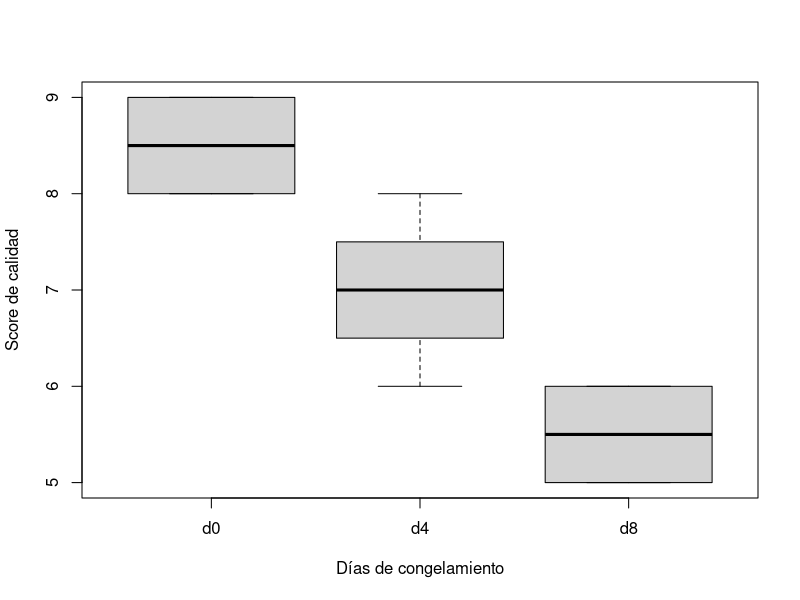

Here is the R script that generated this plot:
## ---- chunk 1
# Este bloque de códigos se llama setup y configura el resto de los bloques.

# El comando include=FALSE da la instrucción de que este bloque  aparezca en el reporte.

# El comando echo=TRUE da la instrucción de que los siguientes bloques
# si aparezcan en el reporte.

knitr::opts_chunk$set(echo = TRUE)

# Instala lbrerías
library(knitr)
library(tidyr)
## ---- chunk 2
# Este bloque de códigos se llama resumen Spearman test.

# Crea objetos X e Y 
X <- c(942,101,313,800)
Y <- c(13,14,18,10)
cor_data <- data.frame(X,Y)

# Imprime una tabla con knitr

kable(cor_data, caption = "Set de datos de correlación", col.names = c("weight","lice"))
## ---- chunk 3
# Realiza test de correlación
cor_test <- cor.test(X,Y, method = "spearman",
         alternative = "two.sided")
## ---- chunk 4
# Minutos de conducta agresiva (t= solo machos; c= machos y hembras)

t <- c(9, 12, 13)
c <- c(0, 4, 6)
m_data <- data.frame(t,c)


# Imprime una tabla con knitr
kable(m_data, caption = "Set de datos de correlación", 
      col.names = c("tratamiento","control"))

## ---- chunk 5
# Realiza prueba de Mann-Whitney
wil_test <- wilcox.test(t, c, alternative = "g",
            paired = FALSE)

wil_test
## ---- chunk 6
# Nivel de hormona pre y post maduración
pre <- c(45, 41, 47, 52)
post <- c(49, 50, 52, 50)

# Realiza prueba de Wilcoxon
wilcox.test(post - pre, alternative = "greater")
# no es necesario indicar muestras pareadas
# pues estamos haciendo la resta en la función.

## ---- chunk 7

# Score de calidad de producto congelado 1 (peor) - 9 (mejor)

d0 <- c(9,8,9,8) # day0
d4 <- c(7,7,6,8) # day4 
d8 <- c(6,5,5,6) # day8

calidad <- data.frame(d0, d4, d8)

kable(calidad, caption = "Score de calidad por día", 
      col.names = c("día 0","día 4", "día 8"))

## ---- chunk 8

# Este bloque de códigos se llama datos calidad.

grafica <- gather(data = calidad, key = "Dias", value = "Score de calidad", 1:3)



kable(grafica, caption = "Score de calidad por día")

## ---- chunk 9

# Este bloque de códigos se llama gráfica gráfica calidad.

# El comando echo=FALSE impide que se imprima el bloque en el reporte.

# El comando fig.cap="" sirve para agregar el nombrar y numerar la figura.

boxplot(grafica$`Score de calidad` ~ grafica$Dias, xlab = "Días de congelamiento", 
        ylab = "Score de calidad")

## ---- chunk 10
kruskal.test(list(d0, d4, d8))
